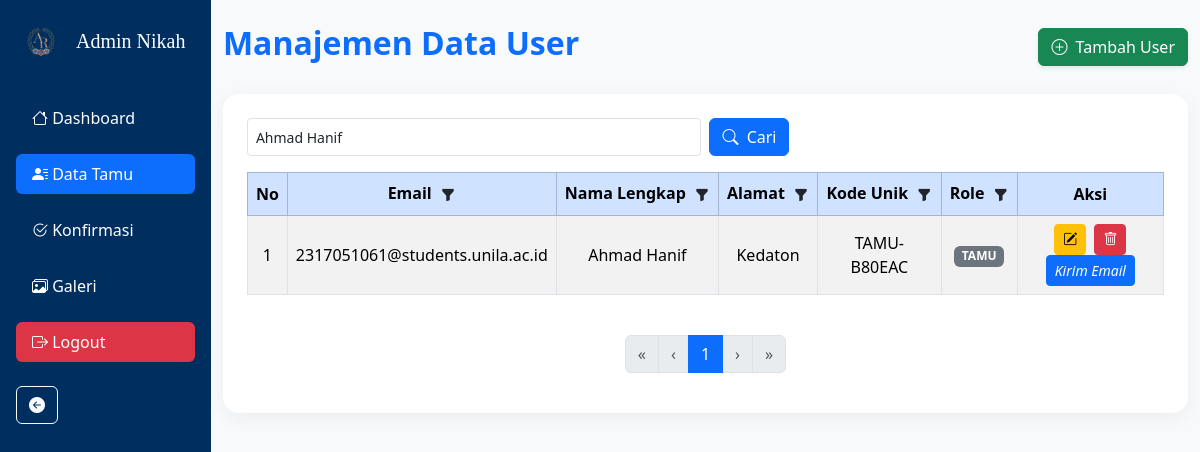
Screenshot of /admin/tamu.php?cari=Ahmad Hanif with the database file from the repository.
### tables this page shows
CREATE TABLE `users` (
  `id` int NOT NULL,
  `nama` varchar(100) DEFAULT NULL,
  `email` varchar(100) DEFAULT NULL,
  `password` varchar(255) DEFAULT NULL,
  `role` enum('admin','tamu') DEFAULT NULL,
  `kode_unik` varchar(50) DEFAULT NULL,
  `alamat` varchar(100) DEFAULT NULL
);

### admin/tamu.php (the view, shortened to what this page needs)
<?php include("../includes/db.php"); ?>
<!DOCTYPE html>
<html lang="en">
<head>
  <link href="https://cdn.jsdelivr.net/npm/bootstrap@5.3.6/dist/css/bootstrap.min.css" rel="stylesheet">
  <link href="https://cdn.jsdelivr.net/npm/bootstrap-icons@1.10.5/font/bootstrap-icons.css" rel="stylesheet">
  <link href="https://cdnjs.cloudflare.com/ajax/libs/font-awesome/6.0.0/css/all.min.css" rel="stylesheet">
</head>
<body>
  <?php include "../asset/sidebar.php"; ?>
  <div class="container py-4">
    <div class="d-flex justify-content-between align-items-center mb-4">
      <h2 class="fw-bold text-primary">Manajemen Data User</h2>
      <button type="button" class="btn btn-success shadow-sm" data-bs-toggle="modal" data-bs-target="#tambahTamu">
        <i class="bi bi-plus-circle me-1"></i> Tambah User
      </button>
    </div>
    <div class="card card-custom p-4">
      <form action="" method="GET" class="row g-2 align-items-center mb-3 search-form">
        <div class="col-md-6">
          <input type="text" name="cari" placeholder="Cari Nama Tamu..." class="form-control form-control-sm"
            value="<?= isset($_GET['cari']) ? htmlspecialchars($_GET['cari']) : '' ?>">
        </div>
        <div class="col-md-auto">
          <button type="submit" class="btn btn-primary"><i class="bi bi-search me-1"></i> Cari</button>
        </div>
      </form>
      <div class="table-responsive">
        <table class="table table-bordered table-hover align-middle table-striped">
          <thead class="table-primary text-center align-middle">
            <tr>
              <th>No</th>
              <th class="position-relative">
                Email
                <button type="button" class="btn btn-sm p-0 ms-1" data-bs-toggle="dropdown" aria-expanded="false">
                  <i class="bi bi-funnel-fill"></i>
                </button>
              </th>
              <th class="position-relative">
                Nama Lengkap
                <button type="button" class="btn btn-sm p-0 ms-1" data-bs-toggle="dropdown" aria-expanded="false">
                  <i class="bi bi-funnel-fill"></i>
                </button>
              </th>
              <th class="position-relative">
                Alamat
                <button type="button" class="btn btn-sm p-0 ms-1" data-bs-toggle="dropdown" aria-expanded="false">
                  <i class="bi bi-funnel-fill"></i>
                </button>
              </th>
              <th class="position-relative">
                Kode Unik
                <button type="button" class="btn btn-sm p-0 ms-1" data-bs-toggle="dropdown" aria-expanded="false">
                  <i class="bi bi-funnel-fill"></i>
                </button>
              </th>
              <th class="position-relative">
                Role
                <button type="button" class="btn btn-sm p-0 ms-1" data-bs-toggle="dropdown" aria-expanded="false">
                  <i class="bi bi-funnel-fill"></i>
                </button>
              </th>
              <th>Aksi</th>
            </tr>
          </thead>
          <tbody>
            <?php
            $limit = 10;
            $page = isset($_GET['page']) ? (int) $_GET['page'] : 1;
            $offset = ($page - 1) * $limit;
            $cari = isset($_GET['cari']) ? mysqli_real_escape_string($conn, $_GET['cari']) : '';
            $role = "WHERE role IN ('tamu', 'admin')";
            if (!empty($cari)) {
              $role .= " AND nama LIKE '%$cari%'";
            }
            $total_query = mysqli_query($conn, "SELECT COUNT(*) AS total FROM users $role");
            $total_result = mysqli_fetch_assoc($total_query);
            $total_data = $total_result['total'];
            $total_pages = ceil($total_data / $limit);
            $query = "SELECT * FROM users $role ORDER BY id DESC LIMIT $limit OFFSET $offset";
            $result = mysqli_query($conn, $query);
            $no = $offset + 1;
            while ($row = mysqli_fetch_assoc($result)) {
              echo "
                <tr class='text-center'>
                  <td>$no</td>
                  <td>{$row['email']}</td>
                  <td>{$row['nama']}</td>
                  <td>{$row['alamat']}</td>
                  <td>{$row['kode_unik']}</td>
                  <td><span class='badge bg-secondary text-uppercase'>{$row['role']}</span></td>
                  <td>
                    <button class='btn btn-warning btn-sm me-1' data-bs-toggle='modal' data-bs-target='#editTamu{$row['id']}'><i class='bi bi-pencil-square'></i></button>
                    <a href='crud-tamu/hapus.php?id={$row['id']}' class='btn btn-danger btn-sm' onclick='return confirm(\"Hapus data ini?\")'><i class='bi bi-trash'></i></a>
                    <a href='crud-tamu/kirim_email.php?id={$row['id']}' class='btn btn-primary btn-sm' target='_blank'><i class='bi bi-email'> Kirim Email</i></a>
                  </td>
                </tr>
              ";
              $no++;
            }
            ?>
          </tbody>
        </table>
      </div>
      <nav class="mt-4" aria-label="Navigasi halaman">
        <ul class="pagination justify-content-center">
          <li class="page-item <?= ($page <= 1) ? 'disabled' : '' ?>">
            <a class="page-link" href="?page=1&cari=<?= urlencode($cari) ?>">&laquo;</a>
          </li>
          <li class="page-item <?= ($page <= 1) ? 'disabled' : '' ?>">
            <a class="page-link" href="?page=<?= $page - 1 ?>&cari=<?= urlencode($cari) ?>">&lsaquo;</a>
          </li>
          <li class="page-item active"><span class="page-link"><?= $page ?></span></li>
          <li class="page-item <?= ($page >= $total_pages) ? 'disabled' : '' ?>">
            <a class="page-link" href="?page=<?= $page + 1 ?>&cari=<?= urlencode($cari) ?>">&rsaquo;</a>
          </li>
          <li class="page-item <?= ($page >= $total_pages) ? 'disabled' : '' ?>">
            <a class="page-link" href="?page=<?= $total_pages ?>&cari=<?= urlencode($cari) ?>">&raquo;</a>
          </li>
        </ul>
      </nav>
    </div>
  </div>
</body>
</html>

### admin/tamu.php (style rules this page uses)
body { background-color: #f8f9fa; }
.card-custom { border: none; border-radius: 1rem; box-shadow: 0 5px 20px rgba(0, 0, 0, 0.05); }
.table th { white-space: nowrap; }
.form-control-sm { height: 38px; }
.search-form .btn { height: 38px; }

### rows the page displays
users: email "2317051061@students.unila.ac.id", nama "Ahmad Hanif", alamat "Kedaton", kode_unik "TAMU-B80EAC", role "TAMU"

### other values shown
$page "1"
